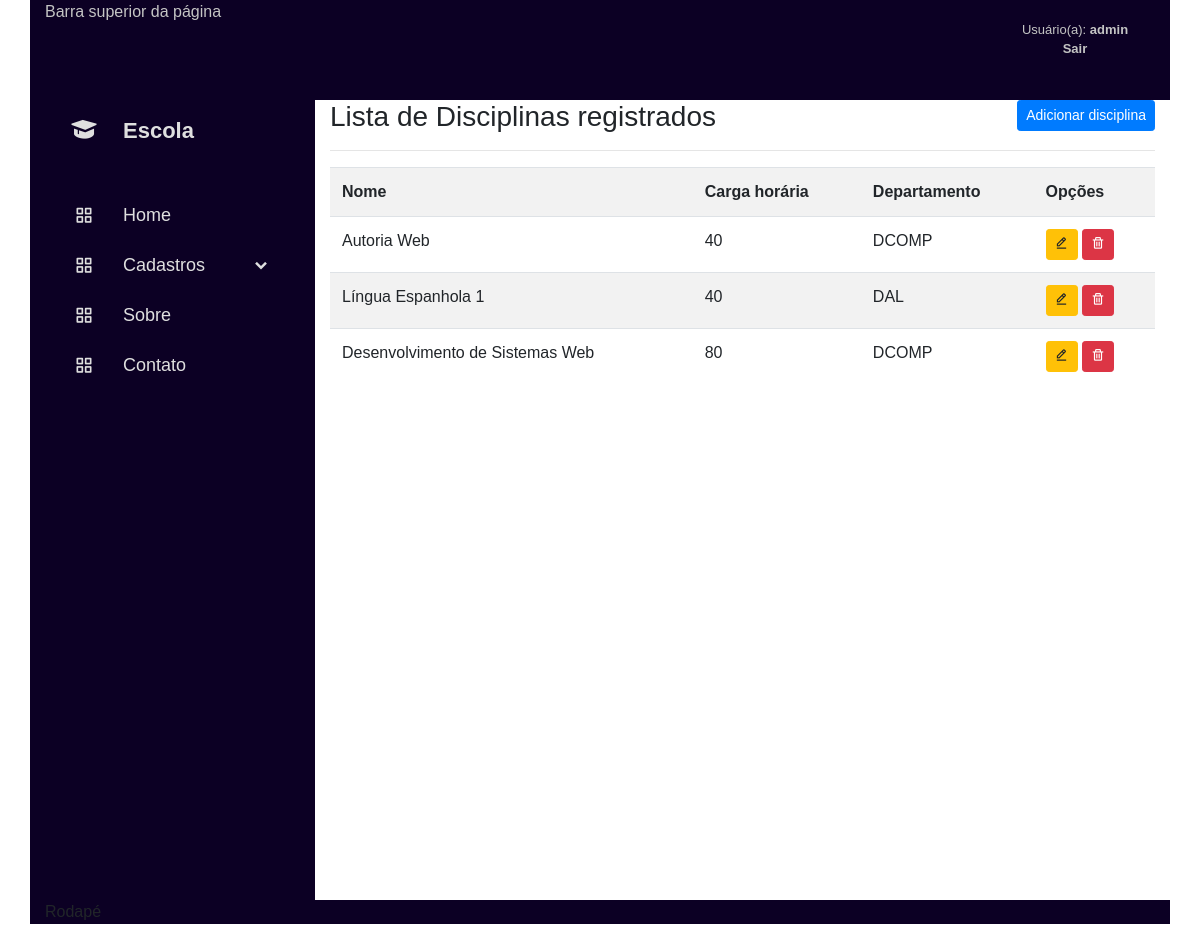
Screenshot of /listar/disciplina/ (signed in) with the database file from the repository.
### cadastros/models.py (models this page shows, shortened)
class Disciplina(models.Model):
    nome = models.CharField(max_length=100)
    cargaHoraria = models.IntegerField(verbose_name='Carga Horária')
    departamento = models.ForeignKey(Departamento, on_delete=models.PROTECT)

class Departamento(models.Model):
    nome = models.CharField(max_length=100)
    sigla = models.CharField(max_length=5)

### cadastros/views.py (the view)
class DisciplinaList(LoginRequiredMixin, ListView):
    model = Disciplina
    template_name = 'cadastros/listas/disciplina.html'
    login_url = reverse_lazy('login')

### cadastros/templates/cadastros/listas/disciplina.html (shortened to what this page needs)
{% extends 'paginas/template.html' %}
{% load static %}
{% block conteudo %}
<h3>
    Lista de Disciplinas registrados
    <a href="{% url 'cadastrar-disciplina' %}" class="btn btn-primary btn-sm float-right">
        Adicionar disciplina
    </a>
</h3>
<hr>
<div class="table-responsive">
    <table class="table table-striped">
        <tr>
            <th>Nome</th>
            <th>Carga horária</th>
            <th>Departamento</th>
            <th>Opções</th>
        </tr>
        {% for disciplina in object_list %}
        <tr>
            <td>{{ disciplina.nome }}</td>
            <td>{{ disciplina.cargaHoraria }}</td>
            <td>{{ disciplina.departamento.sigla }}</td>
            <td>
                <a href="{% url 'editar-disciplina' disciplina.pk %}" class="btn btn-warning btn-sm" title="Editar">
                    <i class='bx bx-edit-alt'></i>
                </a>
                <a href="{% url 'excluir-disciplina' disciplina.pk %}" class="btn btn-danger btn-sm" title="Excluir">
                    <i class='bx bx-trash'></i>
                </a>
            </td>
        </tr>
        {% empty %}
        <tr>
            <td colspan="4">
                Nenhum campo registro.
            </td>
        </tr>
        {% endfor %}
    </table>
</div>
{% endblock %}

### paginas/templates/paginas/template.html (shortened to what this page needs)
{% load static %}
<!DOCTYPE html>
<html lang="pt-br">
<head>
    <link href='https://unpkg.com/boxicons@2.1.4/css/boxicons.min.css' rel='stylesheet'>
    <link rel="stylesheet" href="{% static 'css/style.css' %}">
    <link rel="stylesheet" href="https://cdn.jsdelivr.net/npm/bootstrap@4.6.2/dist/css/bootstrap.min.css">
</head>
<body>
    <div class="container">
        <div class="row">
            <div class="col-md-10 col-lg-10 superior">
                Barra superior da página
            </div>
            <div class="col-md-2 col-lg-2 superior">
                <div class="loginlogout">
                    {% if request.user.is_authenticated %}
                    <p class="textologin"><br>
                        Usuário(a):
                        <strong>{{ user }}
                        <br>
                        <a href="{% url 'logout' %}">
                            Sair
                        </a>
                        </strong>
                    </p>
                    {% endif %}
                </div>
            </div>
        </div>
        <div class="row">
            <div class="col-md-3 col-lg-3 sidebar">
                {% block menu %}
                <a href="#" class="logo-box">
                    <i class='bx bxs-graduation'></i>
                    <div class="logo-name">Escola</div>
                </a>
                <ul class="sidebar-list">
                    <li>
                        <div class="title">
                            <a href="{% url 'inicio' %}" class="link">
                                <i class="bx bx-grid-alt"></i>
                                <span class="name">Home</span>
                            </a>
                        </div>
                    </li>
                    {% if request.user.is_authenticated %}
                    <li class="dropdown">
                        <div class="title">
                            <a href="#" class="link">
                                <i class="bx bx-grid-alt"></i>
                                <span class="name">Cadastros</span>
                            </a>
                            <i class="bx bxs-chevron-down"></i>
                        </div>
                    </li>
                    {% endif %}
                    <li>
                        <div class="title">
                            <a href="{% url 'sobre' %}" class="link">
                                <i class="bx bx-grid-alt"></i>
                                <span class="name">Sobre</span>
                            </a>
                        </div>
                    </li>
                    <li>
                        <div class="title">
                            <a href="{% url 'contato' %}" class="link">
                                <i class="bx bx-grid-alt"></i>
                                <span class="name">Contato</span>
                            </a>
                        </div>
                    </li>
                </ul>
                {% endblock %}
            </div>
            <div class="col-md-9 col-lg-9 conteudo">
                {% block conteudo %}{% endblock %}
            </div>
        </div>
        <div class="row">
            <div class="col-md-12 col-lg-12 rodape">
                Rodapé
            </div>
        </div>
    </div>
</body>
</html>

### static/css/style.css (style rules this page uses)
* { font-family: sans-serif; margin: 0; padding: 0; box-sizing: border-box; list-style: none; text-decoration: none; }
:root { --color_Blue: #3f93f1; --color_Dark1: rgb(12, 0, 36); --color_Dark2: #0a145e; --color_Light1: #dfdfdf; --color_Light2: #c4c4c4; }
.sidebar { position: relative; top: 0; left: 0; width: 280; background-color: var(--color_Dark1); transition: all .5s ease; z-index: 100; }
.sidebar a { text-decoration: none; }
.logo-box { height: 60px; width: 100%; display: flex; align-items: center; color: var(--color_Light1); transition: all .5s ease; }
.logo-box i { font-size: 30px; height: 50px; min-width: 78px; text-align: center; line-height: 50px; transition: all .5s ease; }
.logo-name { font-size: 22px; font-weight: 600; }
.sidebar-list { height: 100%; padding: 30px 0 15px 0; overflow: auto; }
.sidebar-list li { transition: all .5s ease; }
.sidebar-list li .title { display: flex; justify-content: space-between; align-items: center; transition: all .5s ease; cursor: pointer; }
.sidebar-list li .title .link { display: flex; align-items: center; }
.sidebar-list li .title i { height: 50px; min-width: 78px; text-align: center; line-height: 50px; color: var(--color_Light1); font-size: 20px; }
.sidebar-list li .title .name { font-size: 18px; font-weight: 400; color: var(--color_Light1); }
body { background-color: rgb(225, 225, 225); }
.superior { background-color: var(--color_Dark1); height: 100px; color: var(--color_Light2); }
.textologin { font-size: small; color: var(--color_Light2); text-align: center; }
.textologin a { color: var(--color_Light2); }
.conteudo { background-color: white; min-height: 800px; float: right; }
.rodape { background-color: var(--color_Dark1); clear: both; }

### rows the page displays
Disciplina: nome "Autoria Web", cargaHoraria "40", departamento.sigla "DCOMP"
Disciplina: nome "Língua Espanhola 1", cargaHoraria "40", departamento.sigla "DAL"
Disciplina: nome "Desenvolvimento de Sistemas Web", cargaHoraria "80", departamento.sigla "DCOMP"

### other values shown
{{ user }} "admin"
